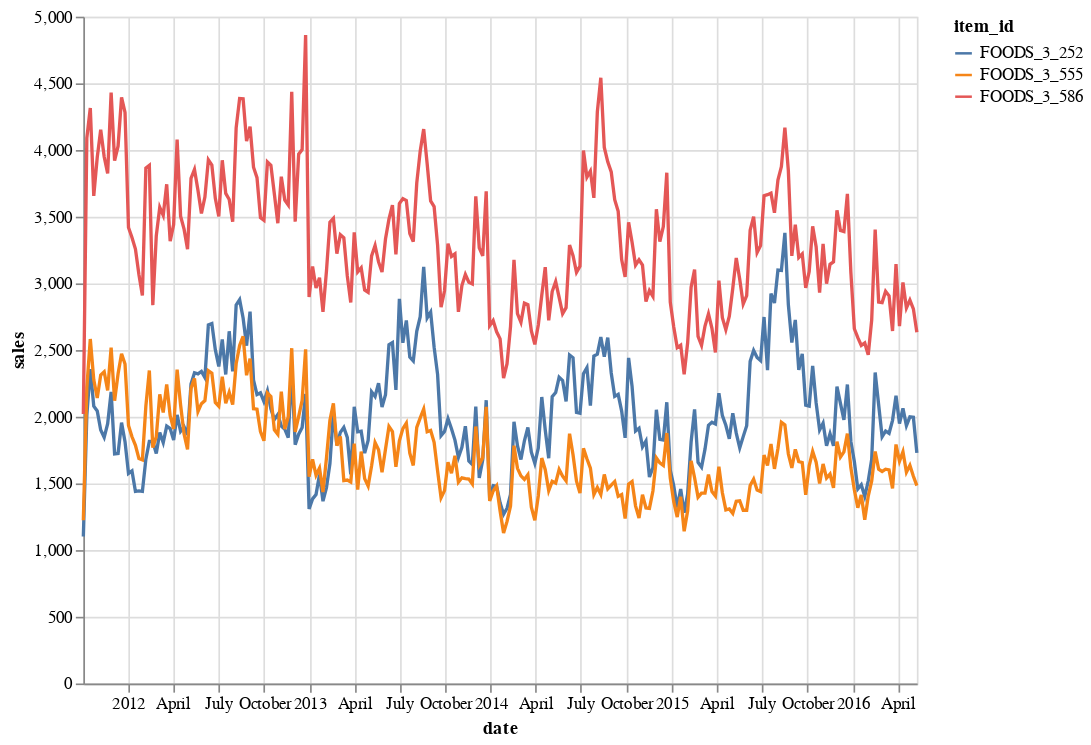

Source (notebook cell):
### Markdown cell above
Now let's pick 3 most popular items to work with them further.

We will also plot sales for the items

### Code cell
top_items = data_subset.groupby('item_id').sum().sort_values(by='sales').index[-4:-1]

alt.data_transformers.disable_max_rows()

alt.Chart(data_subset.loc[data_subset.item_id.isin(top_items)].reset_index()).mark_line().encode(
    x='date:T',
    y=alt.Y('sales:Q'),
    color='item_id',
    tooltip=['item_id','date:T','sales:Q']
).properties(width=500, height=400)

### Figure 1 — Vega-Lite specification as saved in the notebook (floating-point values rounded to 4 significant figures; data arrays with more than 128 entries replaced by an {"elided": "..."} marker saying what was removed)
{"config": {"view": {"continuousWidth": 400, "continuousHeight": 300}}, "data": {"name": "data-92d6b5b0f89ea4b0ea3952766a0b4aa1"}, "mark": "line", "encoding": {"color": {"type": "nominal", "field": "item_id"}, "tooltip": [{"type": "nominal", "field": "item_id"}, {"type": "temporal", "field": "date"}, {"type": "quantitative", "field": "sales"}], "x": {"type": "temporal", "field": "date"}, "y": {"type": "quantitative", "field": "sales"}}, "height": 400, "width": 500, "$schema": "https://vega.github.io/schema/vega-lite/v4.8.1.json", "datasets": {"data-92d6b5b0f89ea4b0ea3952766a0b4aa1": {"elided": "723 records"}}}
